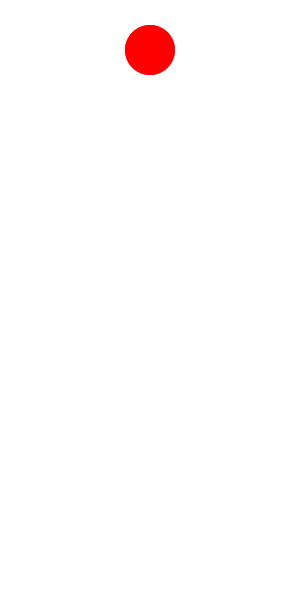
Frame 1 (no input)
Frame 60 (the mouse pressed at the canvas centre just before this capture): identical to frame 1, image omitted
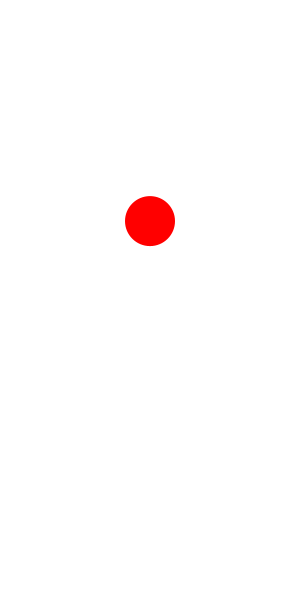
Frame 120 (the mouse held since frame 60 and released just before this capture)

The Processing sketch that drew these frames (run headless with seeded random() and noise(); from frame 60 on, the mouse is pressed at the canvas centre):

// Processing sketch: Class2_7
// ── Class2_7.pde
float speedY = 0;
float gravity = 0.1;
float x = 150;
float y = 50;
float w = 50;
float h = 50;
boolean button = false;


void setup() {
  size(300, 600);
  frameRate(100);
}

void draw() {
  noStroke();
  background(255);
  fill(255, 0, 0);
  ellipse(x, y, h, w);
  if (button) {
    y=y+speedY;
    speedY = speedY+gravity;
    if (y+25>height) {
      speedY=speedY*(-0.95);
    }
  } else {
    ellipse(x, y, h, w);
  }
}

void mousePressed() {
  button = !button;
}
